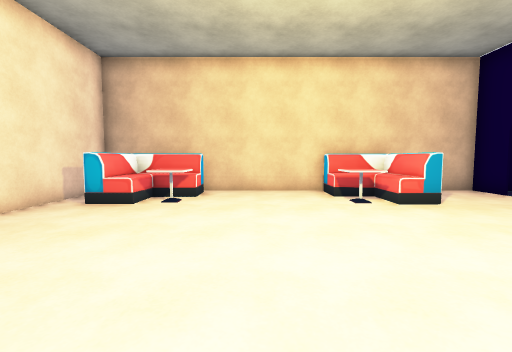
View 1 (above)

16 first-person views from a walk through a 3-D level made in the Unity game engine. The camera is 1.2 m above the floor, tilts 4° down and sees 90° across. The floor is counted in squares, 1 m on a side. Each view is taken from the middle of a square. On the plan, view 1 faces up. The plan holds only what a view shows up to about 12 squares ahead; the rest is blank. Some surface patterns are stand-ins.

View 2
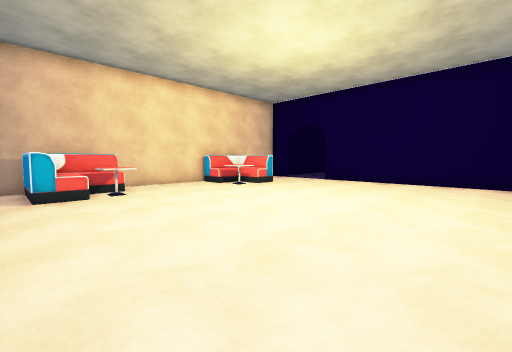

View 3
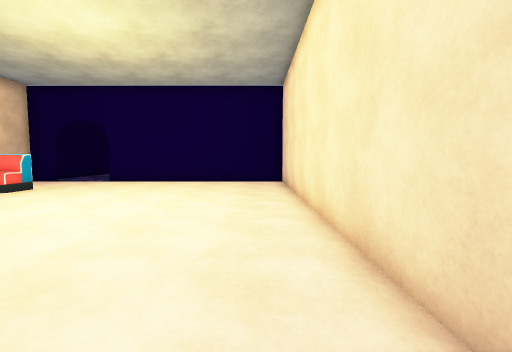

View 4
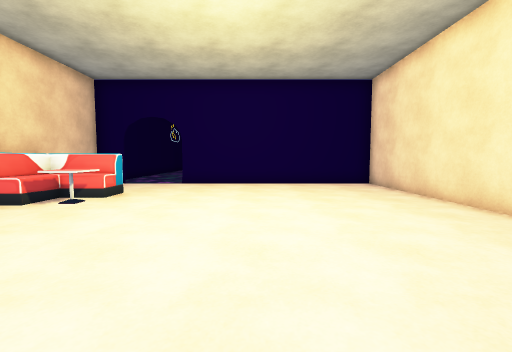

View 5
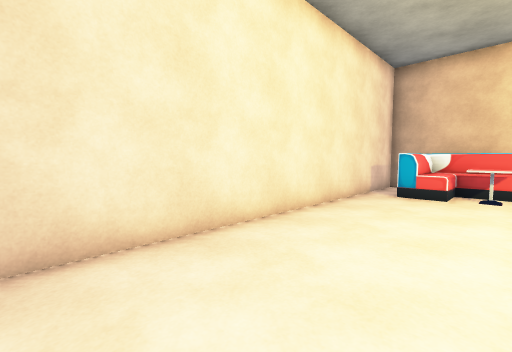

View 6
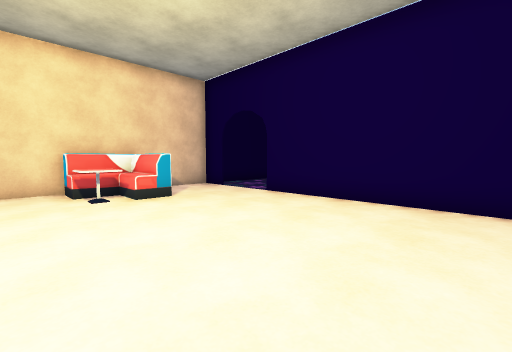

View 7
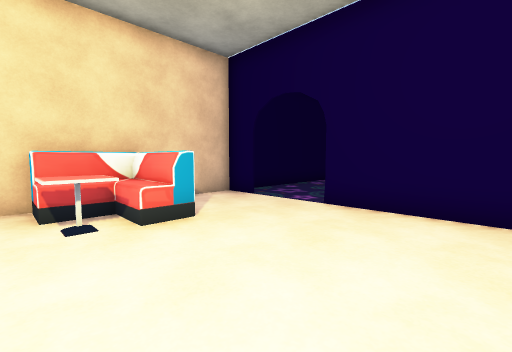

View 8
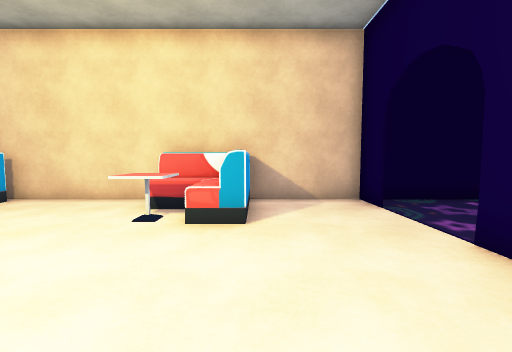

View 9
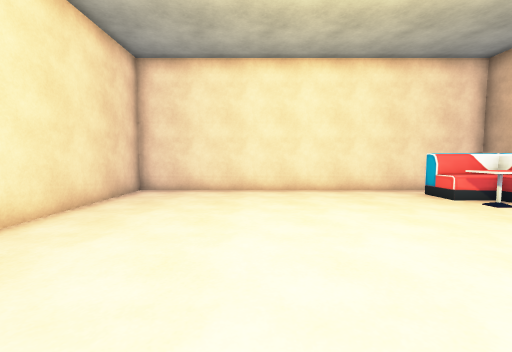

View 10
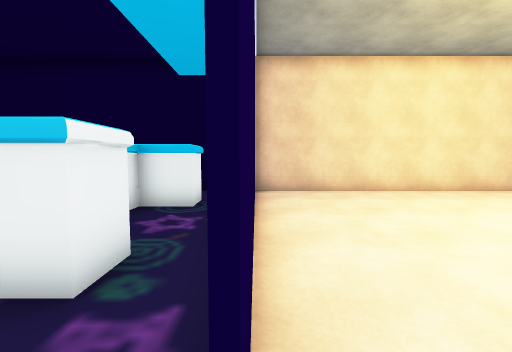

View 11
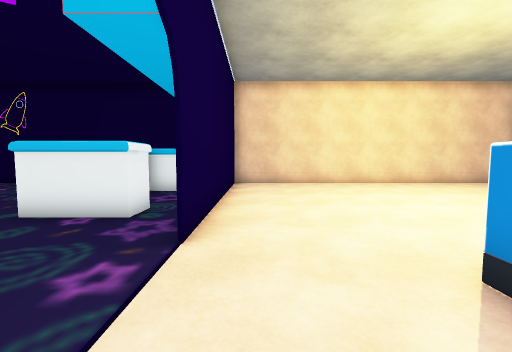

View 12
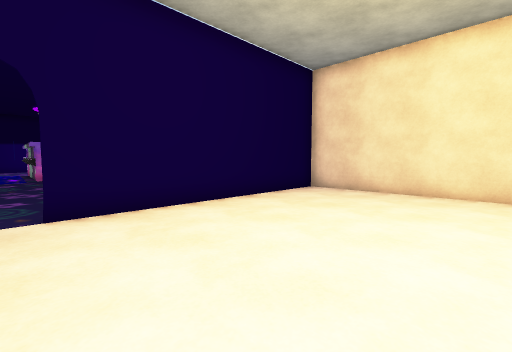

View 13
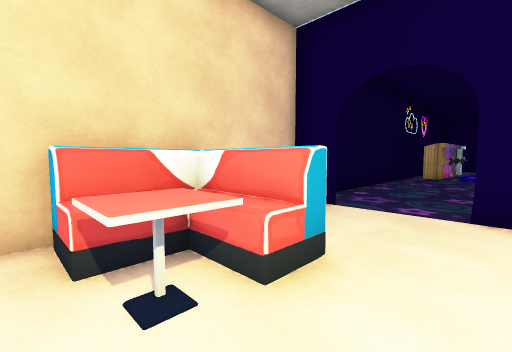

View 14
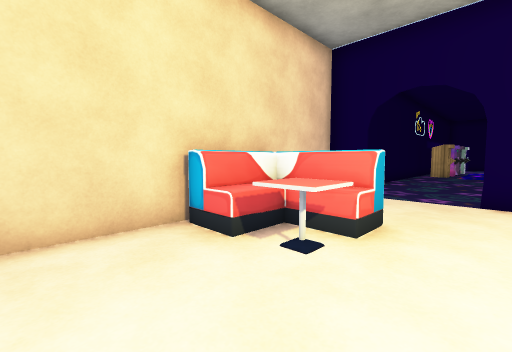

View 15
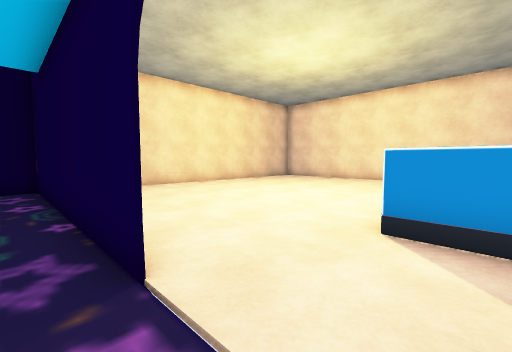

View 16
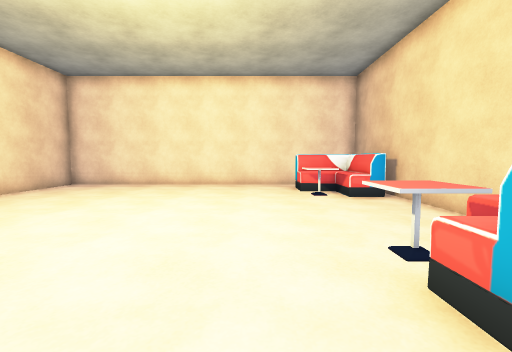

### Floor plan
Key: @ floor where view 1 was taken; # wall or solid block; . floor; T table; O other object.
Columns run from 6 left of view 1 to 18 right of it. Each row starts with its distance up from view 1.
 10 ###############
  9 #.OOO....OOO..#.......
  8 #.OOT....OOO.. ........
  7 #.OTT....TOO............
  6 #........................
  5 #.............#..........
  4 #.............#.OOO
  3 #.............#.O
  2 #.............#..O
  1 #.............#..O
  0 #.....@....... .OO
 -1 #............. .O
 -2 #............. ..
 -3 ###############..
 -4               #

Positions as (right, up) in squares from view 1, and headings:
1: (0, 0), facing up
2: (-5, -2), facing up-right
3: (-5, -2), facing right
4: (-4, 2), facing right
5: (-2, -2), facing up-left
6: (1, -1), facing up-right
7: (2, 2), facing up-right
8: (5, 2), facing up
9: (4, 1), facing left
10: (8, 6), facing down
11: (7, 9), facing down
12: (2, 6), facing down-right
13: (2, 5), facing up-right
14: (0, 5), facing up-right
15: (9, 8), facing down-left
16: (6, 5), facing left
